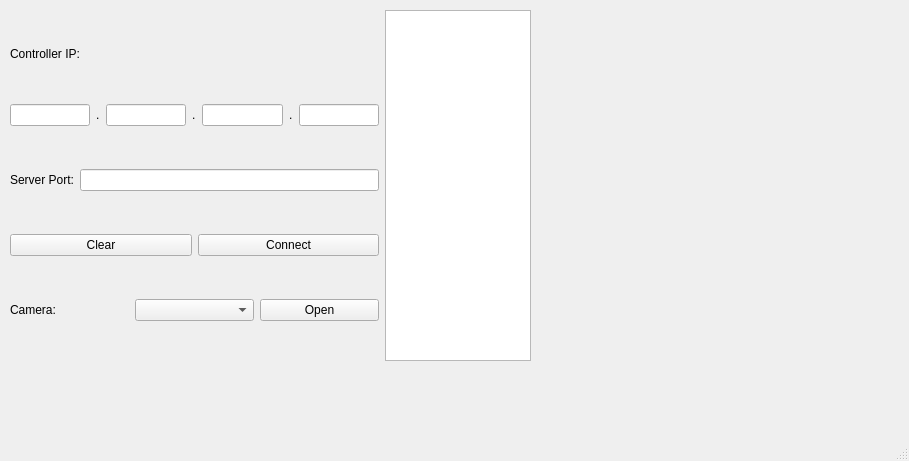
<?xml version="1.0" encoding="UTF-8"?>
<ui version="4.0">
 <class>MainWindow</class>
 <widget class="QMainWindow" name="MainWindow">
  <property name="geometry">
   <rect>
    <x>0</x>
    <y>0</y>
    <width>909</width>
    <height>461</height>
   </rect>
  </property>
  <property name="windowTitle">
   <string>Host App for Controller || 上位机</string>
  </property>
  <widget class="QWidget" name="centralwidget">
   <layout class="QHBoxLayout" name="horizontalLayout_2">
    <property name="spacing">
     <number>0</number>
    </property>
    <property name="leftMargin">
     <number>0</number>
    </property>
    <property name="topMargin">
     <number>0</number>
    </property>
    <property name="rightMargin">
     <number>0</number>
    </property>
    <property name="bottomMargin">
     <number>0</number>
    </property>
    <item>
     <widget class="QWidget" name="widget" native="true">
      <widget class="QWidget" name="horizontalLayoutWidget_5">
       <property name="geometry">
        <rect>
         <x>10</x>
         <y>10</y>
         <width>521</width>
         <height>351</height>
        </rect>
       </property>
       <layout class="QHBoxLayout" name="horizontalLayout_4">
        <item>
         <layout class="QVBoxLayout" name="VL_Settings">
          <item>
           <widget class="QLabel" name="label">
            <property name="sizePolicy">
             <sizepolicy hsizetype="Preferred" vsizetype="Fixed">
              <horstretch>0</horstretch>
              <verstretch>0</verstretch>
             </sizepolicy>
            </property>
            <property name="text">
             <string>Controller IP:</string>
            </property>
           </widget>
          </item>
          <item>
           <layout class="QHBoxLayout" name="HL_IP">
            <item>
             <widget class="QLineEdit" name="IP_Octet_Input_1"/>
            </item>
            <item>
             <widget class="QLabel" name="IP_Dot_1">
              <property name="sizePolicy">
               <sizepolicy hsizetype="Preferred" vsizetype="Fixed">
                <horstretch>0</horstretch>
                <verstretch>0</verstretch>
               </sizepolicy>
              </property>
              <property name="text">
               <string>.</string>
              </property>
             </widget>
            </item>
            <item>
             <widget class="QLineEdit" name="IP_Octet_Input_2"/>
            </item>
            <item>
             <widget class="QLabel" name="IP_Dot_2">
              <property name="sizePolicy">
               <sizepolicy hsizetype="Preferred" vsizetype="Fixed">
                <horstretch>0</horstretch>
                <verstretch>0</verstretch>
               </sizepolicy>
              </property>
              <property name="text">
               <string>.</string>
              </property>
             </widget>
            </item>
            <item>
             <widget class="QLineEdit" name="IP_Octet_Input_3"/>
            </item>
            <item>
             <widget class="QLabel" name="IP_Dot_3">
              <property name="sizePolicy">
               <sizepolicy hsizetype="Preferred" vsizetype="Fixed">
                <horstretch>0</horstretch>
                <verstretch>0</verstretch>
               </sizepolicy>
              </property>
              <property name="text">
               <string>.</string>
              </property>
             </widget>
            </item>
            <item>
             <widget class="QLineEdit" name="IP_Octet_Input_4"/>
            </item>
           </layout>
          </item>
          <item>
           <layout class="QHBoxLayout" name="HL_Server_Port">
            <item>
             <widget class="QLabel" name="label_2">
              <property name="sizePolicy">
               <sizepolicy hsizetype="Preferred" vsizetype="Preferred">
                <horstretch>0</horstretch>
                <verstretch>0</verstretch>
               </sizepolicy>
              </property>
              <property name="text">
               <string>Server Port:</string>
              </property>
             </widget>
            </item>
            <item>
             <widget class="QLineEdit" name="lineEdit"/>
            </item>
           </layout>
          </item>
          <item>
           <layout class="QHBoxLayout" name="horizontalLayout_3">
            <item>
             <widget class="QPushButton" name="btn_Clear_IP">
              <property name="text">
               <string>Clear</string>
              </property>
             </widget>
            </item>
            <item>
             <widget class="QPushButton" name="btn_Connect">
              <property name="text">
               <string>Connect</string>
              </property>
             </widget>
            </item>
           </layout>
          </item>
          <item>
           <layout class="QHBoxLayout" name="horizontalLayout">
            <item>
             <widget class="QLabel" name="label_3">
              <property name="text">
               <string>Camera:</string>
              </property>
             </widget>
            </item>
            <item>
             <widget class="QComboBox" name="comboBox"/>
            </item>
            <item>
             <widget class="QPushButton" name="pushButton">
              <property name="text">
               <string>Open</string>
              </property>
             </widget>
            </item>
           </layout>
          </item>
         </layout>
        </item>
        <item>
         <widget class="QTextBrowser" name="textBrowser"/>
        </item>
       </layout>
      </widget>
     </widget>
    </item>
   </layout>
  </widget>
  <widget class="QStatusBar" name="statusbar"/>
 </widget>
 <resources/>
 <connections/>
</ui>
